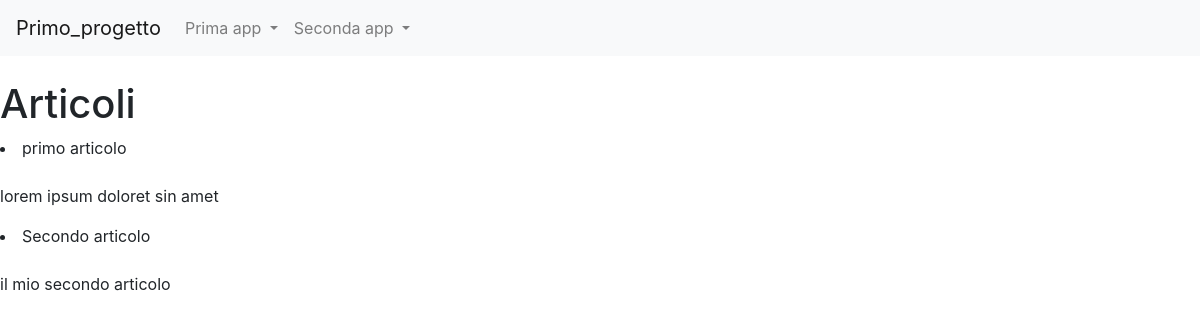
/news/lista_articoli, run on an earlier commit of the app's database.
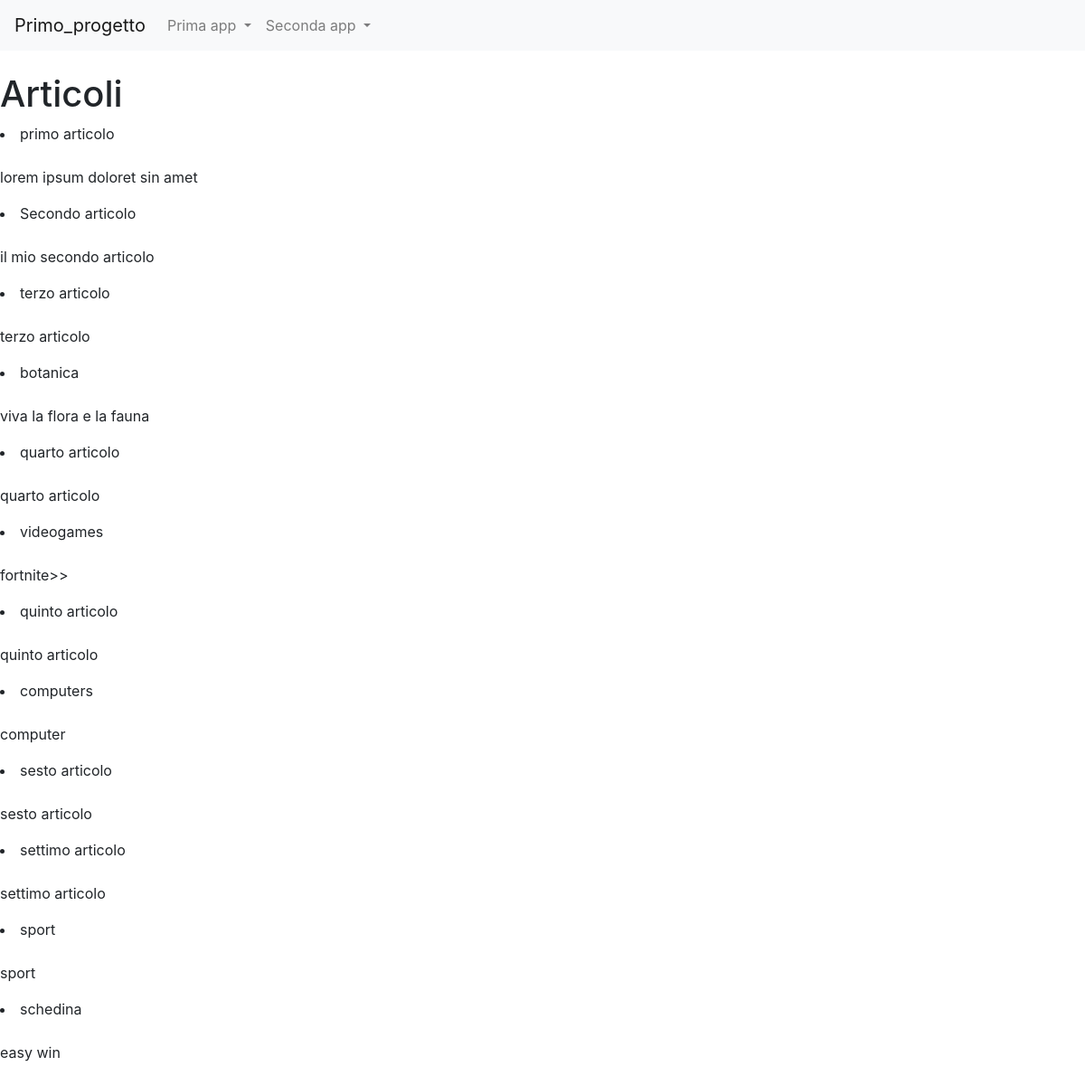
And on a later commit of the database.
### news/models.py (models this page shows, shortened)
class Articolo(models.Model):
    titolo = models.CharField(max_length=100)
    contenuto = models.TextField()
    giornalista= models.ForeignKey(Giornalista, on_delete=models.CASCADE, related_name="articoli")
    data= models.DateField(auto_now=True, blank=True)
    visualizzazioni= models.IntegerField(default=0, blank=True)
    class Meta:
        verbose_name = "Articolo"
        verbose_name_plural = "Articoli"

### news/views.py (the view)
# urls.py: path("lista_articoli", lista_articoli_gionalisti, name="lista_articoli"),
def lista_articoli_gionalisti(request, pk=None):
    if(pk==None):
        articoli=Articolo.objects.all()
    else:
        articoli = Articolo.objects.filter(giornalista_id=pk)
    context = {
        'articoli': articoli,
        'pk': pk,
    }
    return render (request, 'lista_articoli.html', context)

### news/templates/lista_articoli.html (shortened to what this page needs)
{% extends 'base.html' %}
{% block content %}
<h1>Articoli</h1>
{% for articolo in articoli %}
    {% if pk %}
    <li>{{articolo.titolo}}</li>
    <br><p>{{articolo.contenuto}}</p>
    {% else %}
    <li>{{articolo.titolo}}</li>
    <br><p>{{articolo.contenuto}}</p>
{% endif %}
{% endfor %}
{% endblock content %}

What changed in the data, as far as the page shows it:
added Articolo: titolo "terzo articolo", contenuto "terzo articolo"
added Articolo: titolo "botanica", contenuto "viva la flora e la fauna"
added Articolo: titolo "quarto articolo", contenuto "quarto articolo"
added Articolo: titolo "videogames", contenuto "fortnite>>"
added Articolo: titolo "quinto articolo", contenuto "quinto articolo"
added Articolo: titolo "computers", contenuto "computer"
added Articolo: titolo "sesto articolo", contenuto "sesto articolo"
added Articolo: titolo "settimo articolo", contenuto "settimo articolo"
added Articolo: titolo "sport", contenuto "sport"
added Articolo: titolo "schedina", contenuto "easy win"
